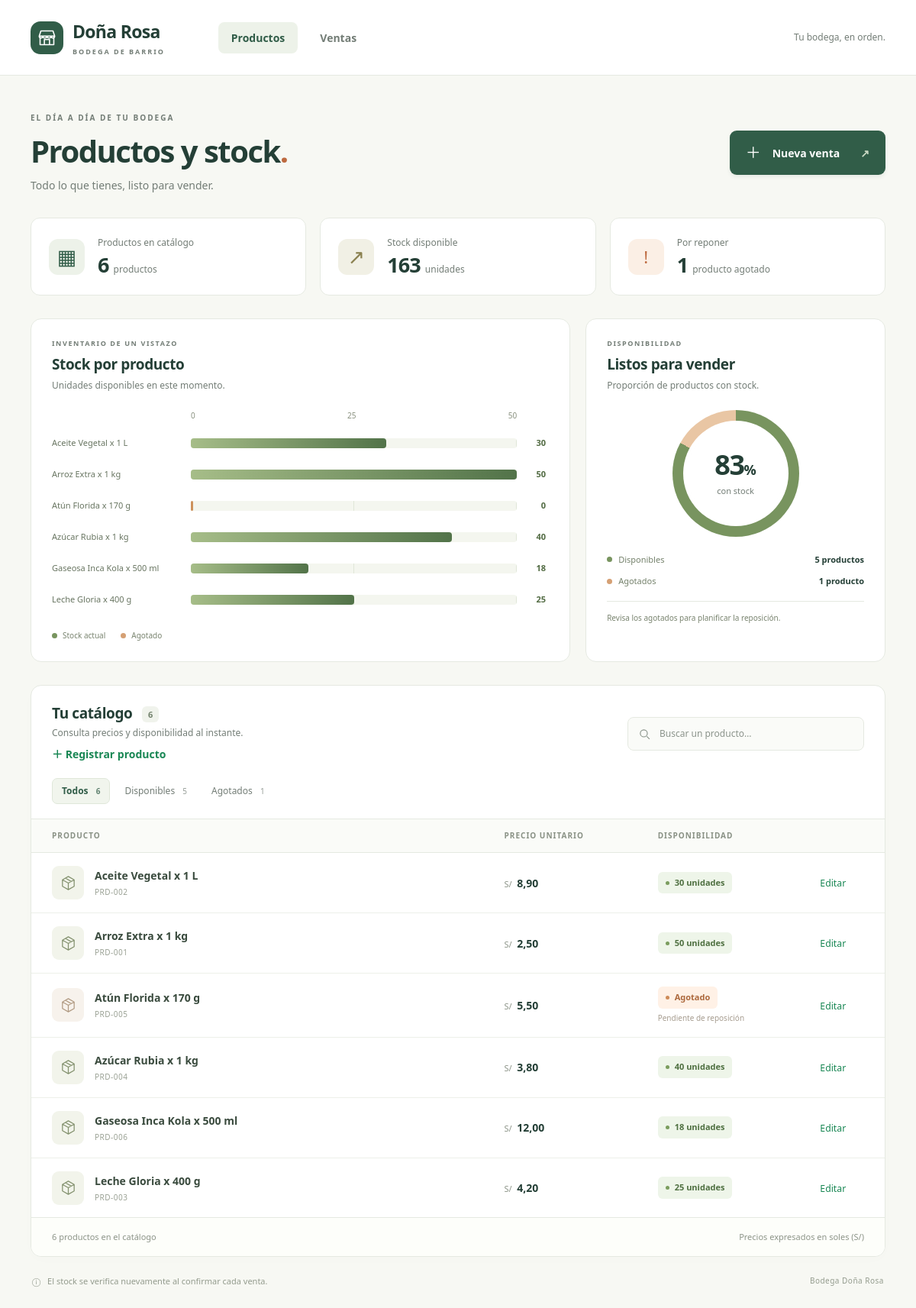
The page / on the database its author committed.
### tables this page shows
CREATE TABLE IF NOT EXISTS producto (
    id              INT UNSIGNED    NOT NULL AUTO_INCREMENT,
    nombre          VARCHAR(100)    NOT NULL,
    precio_unitario DECIMAL(10,2)   NOT NULL,
    stock           INT UNSIGNED    NOT NULL DEFAULT 0,
    PRIMARY KEY (id),
    UNIQUE KEY uq_producto_nombre (nombre)
);

### config/conexion.php (called while the page is built, shortened)
<?php
function conectar(): PDO
{
    $env = require __DIR__ . '/env.php';
    return new PDO(
        "mysql:host={$env['host']};dbname={$env['base']};charset=utf8mb4",
        $env['usuario'],
        $env['clave'],
        [PDO::ATTR_ERRMODE => PDO::ERRMODE_EXCEPTION,
         PDO::ATTR_DEFAULT_FETCH_MODE => PDO::FETCH_ASSOC,
         PDO::ATTR_EMULATE_PREPARES => false]
    );
}

### src/RepositorioMySQL.php (called while the page is built, shortened)
<?php
final class RepositorioMySQL
{
    public function listarProductos(): array
    {
        $stmt = $this->pdo->prepare('SELECT id, nombre, precio_unitario, stock FROM producto ORDER BY nombre');
        $stmt->execute();
        return $stmt->fetchAll();
    }
}

### index.php (the view, shortened to what this page needs)
<?php
require_once __DIR__ . '/config/conexion.php';
require_once __DIR__ . '/src/RepositorioMySQL.php';
$productos = [];
$error = '';
try {
    $productos = (new RepositorioMySQL(conectar()))->listarProductos();
} catch (Throwable $e) {
    error_log((string) $e);
    $error = 'No se pudo cargar el catálogo. Verifique que MySQL esté iniciado y la base bodega esté importada.';
    http_response_code(503);
}
function escapar(string $valor): string { return htmlspecialchars($valor, ENT_QUOTES, 'UTF-8'); }
$disponibles = count(array_filter($productos, fn(array $p): bool => (int) $p['stock'] > 0));
$agotados = count($productos) - $disponibles;
$unidades = array_sum(array_column($productos, 'stock'));
$escalaStock = max(1, (int) ceil(max(array_merge([0], array_column($productos, 'stock'))) / 10) * 10);
$porcentajeDisponible = $productos ? (int) round($disponibles / count($productos) * 100) : 0;
?>
<!doctype html>
<html lang="es"><head><meta charset="utf-8"><meta name="viewport" content="width=device-width, initial-scale=1">
<link href="https://cdn.jsdelivr.net/npm/bootstrap@5.3.3/dist/css/bootstrap.min.css" rel="stylesheet">
<link href="assets/catalogo.css" rel="stylesheet">
<link href="assets/graficos.css" rel="stylesheet"></head>
<body>
<header class="site-header"><div class="shell header-inner">
<a class="brand" href="index.php" aria-label="Bodega Doña Rosa, inicio"><span class="brand-mark" aria-hidden="true"><svg viewBox="0 0 24 24"><path d="M3 10h18l-2-6H5l-2 6Zm1 0v10h16V10M9 20v-6h6v6M3 10c0 3 4 3 4 0 0 3 5 3 5 0 0 3 5 3 5 0 0 3 4 3 4 0"/></svg></span><span>Doña Rosa<small>BODEGA DE BARRIO</small></span></a>
<nav aria-label="Navegación principal"><a class="nav-link active" href="index.php" aria-current="page">Productos</a><a class="nav-link" href="venta.php">Ventas</a></nav>
<span class="header-note">Tu bodega, en orden.</span>
</div></header>
<main class="shell main-content">
<div class="page-heading"><div><p class="eyebrow">EL DÍA A DÍA DE TU BODEGA</p><h1>Productos y stock<span>.</span></h1><p class="intro">Todo lo que tienes, listo para vender.</p></div><a class="new-sale" href="venta.php"><span aria-hidden="true">＋</span> Nueva venta <span aria-hidden="true">↗</span></a></div>
<?php if (!$error): ?><section class="stock-summary" aria-label="Resumen de inventario">
<div class="summary-item"><span class="summary-icon" aria-hidden="true">▦</span><div><span class="summary-label">Productos en catálogo</span><strong><?= count($productos) ?><small> productos</small></strong></div></div>
<div class="summary-item"><span class="summary-icon units" aria-hidden="true">↗</span><div><span class="summary-label">Stock disponible</span><strong><?= (int) $unidades ?><small> unidades</small></strong></div></div>
<div class="summary-item"><span class="summary-icon empty" aria-hidden="true">!</span><div><span class="summary-label">Por reponer</span><strong><?= $agotados ?><small><?= $agotados === 1 ? ' producto agotado' : ' productos agotados' ?></small></strong></div></div>
</section><?php endif; ?>
<?php if (!$error && $productos): ?>
<section class="inventory-charts" aria-label="Gráficos del inventario actual">
<figure class="chart-card">
<figcaption class="chart-heading"><p class="eyebrow">INVENTARIO DE UN VISTAZO</p><h2>Stock por producto</h2><p>Unidades disponibles en este momento.</p></figcaption>
<div class="bar-chart">
<div class="bar-axis" aria-hidden="true"><span>0</span><span><?= $escalaStock / 2 ?></span><span><?= $escalaStock ?></span></div>
<?php foreach ($productos as $producto): $stock = (int) $producto['stock']; ?>
<div class="bar-row"><span class="bar-name" title="<?= escapar($producto['nombre']) ?>"><?= escapar($producto['nombre']) ?></span><div class="bar-track" aria-hidden="true"><span class="bar-fill <?= $stock === 0 ? 'zero' : '' ?>" style="width:<?= $stock === 0 ? '3px' : round($stock / $escalaStock * 100, 2) . '%' ?>"></span></div><span class="bar-value"><?= $stock ?><span class="visually-hidden"> unidades disponibles</span></span></div>
<?php endforeach; ?>
</div><p class="chart-footnote"><i class="legend-dot" aria-hidden="true"></i> Stock actual <i class="legend-dot orange" aria-hidden="true"></i> Agotado</p></figure>
<figure class="chart-card availability-card">
<figcaption class="chart-heading"><p class="eyebrow">DISPONIBILIDAD</p><h2>Listos para vender</h2><p>Proporción de productos con stock.</p></figcaption>
<div class="donut-wrap"><div class="stock-donut" style="--available:<?= $porcentajeDisponible ?>%" role="img" aria-label="<?= $disponibles ?> de <?= count($productos) ?> productos disponibles; <?= $agotados ?> agotados"><div class="donut-center"><strong><?= $porcentajeDisponible ?><small>%</small></strong><span>con stock</span></div></div></div>
<div class="donut-legend"><div><span><i class="legend-dot" aria-hidden="true"></i>Disponibles</span><strong><?= $disponibles ?> productos</strong></div><div><span><i class="legend-dot orange" aria-hidden="true"></i>Agotados</span><strong><?= $agotados ?> <?= $agotados === 1 ? 'producto' : 'productos' ?></strong></div></div>
<p class="chart-footnote"><?= $agotados ? 'Revisa los agotados para planificar la reposición.' : 'Todos tus productos tienen stock disponible.' ?></p></figure>
</section>
<?php endif; ?>
<section class="catalog-card" aria-labelledby="catalog-title">
<div class="catalog-toolbar"><div><h2 id="catalog-title">Tu catálogo <span><?= count($productos) ?></span></h2><p>Consulta precios y disponibilidad al instante.</p><a href="producto_nuevo.php" class="text-success d-inline-block mt-2 small fw-semibold">＋ Registrar producto</a></div>
<div class="search-wrap"><label for="buscar" class="visually-hidden">Buscar producto</label><svg viewBox="0 0 24 24" aria-hidden="true"><circle cx="10.5" cy="10.5" r="6.5"/><path d="m16 16 5 5"/></svg><input id="buscar" type="search" placeholder="Buscar un producto…" autocomplete="off" aria-controls="catalogo"></div></div>
<div class="filter-bar" role="group" aria-label="Filtrar por disponibilidad"><button class="filter active" type="button" data-filtro="todos" aria-pressed="true">Todos <span><?= count($productos) ?></span></button><button class="filter" type="button" data-filtro="disponibles" aria-pressed="false">Disponibles <span><?= $disponibles ?></span></button><button class="filter" type="button" data-filtro="agotados" aria-pressed="false">Agotados <span><?= $agotados ?></span></button></div>
<div class="table-responsive"><table id="catalogo"><thead><tr><th scope="col">PRODUCTO</th><th scope="col">PRECIO UNITARIO</th><th scope="col">DISPONIBILIDAD</th><th scope="col"></th></tr></thead><tbody>
<?php foreach ($productos as $producto): ?>
<tr data-stock="<?= (int) $producto['stock'] ?>" data-nombre="<?= escapar($producto['nombre']) ?>"><td><div class="product-cell"><span class="product-icon <?= (int) $producto['stock'] === 0 ? 'muted' : '' ?>" aria-hidden="true"><svg viewBox="0 0 24 24"><path d="m12 3 8 4.5v9L12 21l-8-4.5v-9L12 3Zm-8 4.5 8 4.5 8-4.5M12 12v9M8 5.25l8 4.5"/></svg></span><div><span class="product-name"><?= escapar($producto['nombre']) ?></span><small class="product-ref">PRD-<?= str_pad((string) $producto['id'], 3, '0', STR_PAD_LEFT) ?></small></div></div></td><td class="price"><span>S/</span> <?= number_format((float) $producto['precio_unitario'], 2, ',', ' ') ?></td>
<td><span class="stock-pill <?= (int) $producto['stock'] === 0 ? 'out-of-stock' : '' ?>"><span class="status-dot" aria-hidden="true"></span><?= (int) $producto['stock'] === 0 ? 'Agotado' : (int) $producto['stock'] . ' unidades' ?></span><?php if ((int) $producto['stock'] === 0): ?><small class="replenish">Pendiente de reposición</small><?php endif; ?></td><td><a class="text-success small" href="producto_editar.php?id=<?= (int) $producto['id'] ?>" aria-label="Editar <?= escapar($producto['nombre']) ?>">Editar</a></td></tr>
<?php endforeach; ?>
</tbody></table></div><p id="sin-resultados" class="no-results" role="status" hidden>No se encontraron productos para esta búsqueda.</p>
<div class="catalog-footer"><span id="conteo" aria-live="polite"><?= count($productos) ?> productos en el catálogo</span><span>Precios expresados en soles (S/)</span></div></section>
<footer class="page-footer"><span><span aria-hidden="true">ⓘ</span> El stock se verifica nuevamente al confirmar cada venta.</span><span>Bodega Doña Rosa</span></footer></main>
</body></html>

### assets/graficos.css (style rules this page uses)
.inventory-charts { display:grid;grid-template-columns:minmax(0,1.8fr) minmax(280px,1fr);gap:20px;margin-bottom:30px }
.chart-card { margin:0;background:#fff;border:1px solid var(--line);border-radius:14px;padding:25px 27px;min-width:0 }
.chart-heading { margin-bottom:23px }
.chart-heading .eyebrow { font-size:9px;letter-spacing:1.6px;margin-bottom:9px }
.chart-heading h2 { font-size:19px;font-weight:650;letter-spacing:-.4px;margin:0 0 7px }
.chart-heading p:not(.eyebrow) { font-size:12px;color:var(--muted);margin:0 }
.bar-chart { --label-width:170px;--number-width:26px;display:flex;flex-direction:column;gap:16px;max-height:350px;overflow-y:auto;padding:0 4px 3px 0 }
.bar-axis { display:flex;justify-content:space-between;margin-left:calc(var(--label-width) + 12px);margin-right:calc(var(--number-width) + 12px);font-size:10px;color:#89917f }
.bar-row { display:grid;grid-template-columns:var(--label-width) minmax(0,1fr) var(--number-width);align-items:center;gap:12px;min-height:25px }
.bar-name { font-size:11px;color:#687561;white-space:nowrap;overflow:hidden;text-overflow:ellipsis }
.bar-track { height:13px;background:repeating-linear-gradient(to right,transparent 0,transparent calc(50% - 1px),#e0e6d8 calc(50% - 1px),#e0e6d8 50%),#f4f6ef;border-radius:4px }
.bar-fill { display:block;height:100%;background:linear-gradient(90deg,#a6bd88,#527349);border-radius:4px }
.bar-fill.zero { background:#cd915c }
.bar-value { font-size:11px;font-weight:650;text-align:right;font-variant-numeric:tabular-nums;color:#526b43 }
.chart-footnote { display:flex;align-items:center;gap:7px;font-size:10px;color:#78836e;margin:23px 0 0;line-height:1.7 }
.legend-dot { display:inline-block;width:7px;height:7px;border-radius:50%;background:#78945f;flex-shrink:0 }
.legend-dot.orange { background:#d5a074 }
.chart-footnote .legend-dot.orange { margin-left:13px }
.donut-wrap { display:flex;justify-content:center;margin:4px 0 22px }
.stock-donut { width:166px;height:166px;border-radius:50%;background:conic-gradient(#78945f 0 var(--available),#e9c6a4 var(--available) 100%);display:grid;place-items:center }
.donut-center { width:128px;height:128px;border-radius:50%;background:#fff;display:flex;flex-direction:column;align-items:center;justify-content:center;box-shadow:0 0 0 5px #fff }
.donut-center strong { font-size:36px;letter-spacing:-1.5px;font-weight:650;line-height:1.15 }
.donut-center strong small { font-size:18px;letter-spacing:0 }
.donut-center>span { font-size:11px;color:var(--muted);margin-top:5px }
.donut-legend { display:flex;flex-direction:column;gap:12px }
.donut-legend>div { display:flex;justify-content:space-between;align-items:center;font-size:11px }
.donut-legend>div>span { display:flex;gap:8px;align-items:center;color:#74816b }
.donut-legend strong { font-weight:600;font-size:11px }
.availability-card .chart-footnote { border-top:1px solid var(--line);padding-top:13px;margin-top:17px }

### rows shown on the page
producto: nombre "Aceite Vegetal x 1 L", stock "30", id "002", precio_unitario "8,90"
producto: nombre "Arroz Extra x 1 kg", stock "50", id "001", precio_unitario "2,50"
producto: nombre "Atún Florida x 170 g", stock "0", id "005", precio_unitario "5,50", shows "Agotado", shows "Pendiente de reposición"
producto: nombre "Azúcar Rubia x 1 kg", stock "40", id "004", precio_unitario "3,80"
producto: nombre "Gaseosa Inca Kola x 500 ml", stock "18", id "006", precio_unitario "12,00"
producto: nombre "Leche Gloria x 400 g", stock "25", id "003", precio_unitario "4,20"

### other values the page prints
count($productos) "6"
$unidades "163"
$agotados "1"
$escalaStock / 2 "25"
$escalaStock "50"
$porcentajeDisponible "83"
$disponibles "5"
